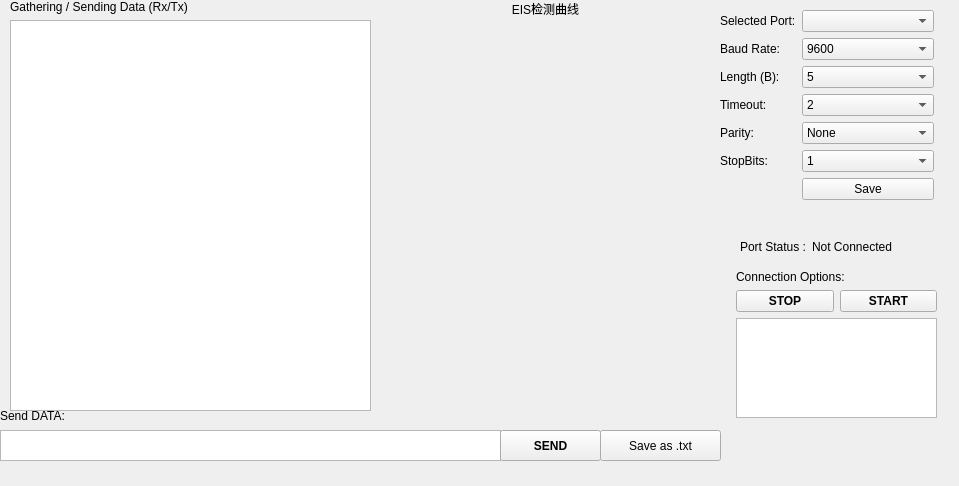
<?xml version="1.0" encoding="UTF-8"?>
<ui version="4.0">
 <class>main_window</class>
 <widget class="QMainWindow" name="main_window">
  <property name="geometry">
   <rect>
    <x>0</x>
    <y>0</y>
    <width>959</width>
    <height>486</height>
   </rect>
  </property>
  <property name="cursor">
   <cursorShape>ArrowCursor</cursorShape>
  </property>
  <property name="windowTitle">
   <string>基于EIS的锂离子电池多维感知与管理系统上位机</string>
  </property>
  <property name="windowIcon">
   <iconset>
    <normaloff>icon.ico</normaloff>icon.ico</iconset>
  </property>
  <property name="windowOpacity">
   <double>1.000000000000000</double>
  </property>
  <property name="statusTip">
   <string>Mehmet Cagri Aksoy</string>
  </property>
  <property name="whatsThis">
   <string>Serial Communication Program Mehmet Cagri Aksoy</string>
  </property>
  <widget class="QWidget" name="centralwidget">
   <widget class="QWidget" name="formLayoutWidget">
    <property name="geometry">
     <rect>
      <x>720</x>
      <y>10</y>
      <width>214</width>
      <height>211</height>
     </rect>
    </property>
    <layout class="QFormLayout" name="formLayout">
     <item row="0" column="0">
      <widget class="QLabel" name="label_2">
       <property name="text">
        <string>Selected Port:</string>
       </property>
      </widget>
     </item>
     <item row="1" column="0">
      <widget class="QLabel" name="label_6">
       <property name="text">
        <string>Baud Rate:</string>
       </property>
      </widget>
     </item>
     <item row="1" column="1">
      <widget class="QComboBox" name="comboBox_1">
       <item>
        <property name="text">
         <string>9600</string>
        </property>
       </item>
       <item>
        <property name="text">
         <string>1200</string>
        </property>
       </item>
       <item>
        <property name="text">
         <string>2400</string>
        </property>
       </item>
       <item>
        <property name="text">
         <string>4800</string>
        </property>
       </item>
       <item>
        <property name="text">
         <string>19200</string>
        </property>
       </item>
       <item>
        <property name="text">
         <string>38400</string>
        </property>
       </item>
       <item>
        <property name="text">
         <string>57600</string>
        </property>
       </item>
       <item>
        <property name="text">
         <string>115200</string>
        </property>
       </item>
      </widget>
     </item>
     <item row="2" column="0">
      <widget class="QLabel" name="label_7">
       <property name="text">
        <string>Length (B):</string>
       </property>
      </widget>
     </item>
     <item row="2" column="1">
      <widget class="QComboBox" name="comboBox_2">
       <item>
        <property name="text">
         <string>5</string>
        </property>
       </item>
       <item>
        <property name="text">
         <string>6</string>
        </property>
       </item>
       <item>
        <property name="text">
         <string>7</string>
        </property>
       </item>
       <item>
        <property name="text">
         <string>8</string>
        </property>
       </item>
      </widget>
     </item>
     <item row="3" column="1">
      <widget class="QComboBox" name="comboBox">
       <item>
        <property name="text">
         <string>2</string>
        </property>
       </item>
       <item>
        <property name="text">
         <string>3</string>
        </property>
       </item>
       <item>
        <property name="text">
         <string>4</string>
        </property>
       </item>
       <item>
        <property name="text">
         <string>5</string>
        </property>
       </item>
       <item>
        <property name="text">
         <string>10</string>
        </property>
       </item>
       <item>
        <property name="text">
         <string>30</string>
        </property>
       </item>
       <item>
        <property name="text">
         <string>50</string>
        </property>
       </item>
       <item>
        <property name="text">
         <string>100</string>
        </property>
       </item>
      </widget>
     </item>
     <item row="3" column="0">
      <widget class="QLabel" name="label_12">
       <property name="text">
        <string>Timeout:</string>
       </property>
      </widget>
     </item>
     <item row="0" column="1">
      <widget class="QComboBox" name="comboBox_3"/>
     </item>
     <item row="4" column="0">
      <widget class="QLabel" name="label_13">
       <property name="text">
        <string>Parity:</string>
       </property>
      </widget>
     </item>
     <item row="4" column="1">
      <widget class="QComboBox" name="comboBox_4">
       <item>
        <property name="text">
         <string>None</string>
        </property>
       </item>
       <item>
        <property name="text">
         <string>Even</string>
        </property>
       </item>
       <item>
        <property name="text">
         <string>Odd</string>
        </property>
       </item>
       <item>
        <property name="text">
         <string>Mark</string>
        </property>
       </item>
       <item>
        <property name="text">
         <string>Space</string>
        </property>
       </item>
      </widget>
     </item>
     <item row="5" column="0">
      <widget class="QLabel" name="label_14">
       <property name="text">
        <string>StopBits:</string>
       </property>
      </widget>
     </item>
     <item row="6" column="1">
      <widget class="QPushButton" name="save_button">
       <property name="text">
        <string>Save</string>
       </property>
      </widget>
     </item>
     <item row="5" column="1">
      <widget class="QComboBox" name="comboBox_5">
       <item>
        <property name="text">
         <string>1</string>
        </property>
       </item>
       <item>
        <property name="text">
         <string>1.5</string>
        </property>
       </item>
       <item>
        <property name="text">
         <string>2</string>
        </property>
       </item>
      </widget>
     </item>
    </layout>
   </widget>
   <widget class="QWidget" name="gridLayoutWidget">
    <property name="geometry">
     <rect>
      <x>10</x>
      <y>0</y>
      <width>361</width>
      <height>411</height>
     </rect>
    </property>
    <layout class="QGridLayout" name="GridLayout">
     <property name="horizontalSpacing">
      <number>7</number>
     </property>
     <item row="1" column="0">
      <widget class="QLabel" name="label_3">
       <property name="enabled">
        <bool>true</bool>
       </property>
       <property name="text">
        <string>Gathering / Sending Data (Rx/Tx)</string>
       </property>
      </widget>
     </item>
     <item row="2" column="0">
      <widget class="QTextEdit" name="textEdit_3">
       <property name="autoFillBackground">
        <bool>false</bool>
       </property>
      </widget>
     </item>
    </layout>
   </widget>
   <widget class="QWidget" name="formLayoutWidget_2">
    <property name="geometry">
     <rect>
      <x>740</x>
      <y>240</y>
      <width>191</width>
      <height>21</height>
     </rect>
    </property>
    <layout class="QFormLayout" name="formLayout_2">
     <item row="0" column="0">
      <widget class="QLabel" name="label_4">
       <property name="font">
        <font>
         <family>Arial</family>
         <pointsize>9</pointsize>
         <weight>50</weight>
         <bold>false</bold>
        </font>
       </property>
       <property name="text">
        <string>Port Status :</string>
       </property>
      </widget>
     </item>
     <item row="0" column="1">
      <widget class="QLabel" name="label_5">
       <property name="font">
        <font>
         <family>Arial</family>
         <pointsize>9</pointsize>
         <weight>50</weight>
         <bold>false</bold>
        </font>
       </property>
       <property name="styleSheet">
        <string notr="true"/>
       </property>
       <property name="text">
        <string>Not Connected</string>
       </property>
      </widget>
     </item>
    </layout>
   </widget>
   <widget class="QWidget" name="verticalLayoutWidget">
    <property name="geometry">
     <rect>
      <x>736</x>
      <y>270</y>
      <width>201</width>
      <height>148</height>
     </rect>
    </property>
    <layout class="QVBoxLayout" name="verticalLayout">
     <item>
      <widget class="QLabel" name="label_10">
       <property name="text">
        <string>Connection Options:</string>
       </property>
      </widget>
     </item>
     <item>
      <layout class="QHBoxLayout" name="horizontalLayout_2">
       <item>
        <widget class="QPushButton" name="end_button">
         <property name="font">
          <font>
           <pointsize>9</pointsize>
           <weight>75</weight>
           <bold>true</bold>
          </font>
         </property>
         <property name="locale">
          <locale language="English" country="UnitedStates"/>
         </property>
         <property name="text">
          <string>STOP</string>
         </property>
        </widget>
       </item>
       <item>
        <widget class="QPushButton" name="start_button">
         <property name="font">
          <font>
           <pointsize>9</pointsize>
           <weight>75</weight>
           <bold>true</bold>
          </font>
         </property>
         <property name="text">
          <string>START</string>
         </property>
        </widget>
       </item>
      </layout>
     </item>
     <item>
      <widget class="QTextEdit" name="textEdit"/>
     </item>
    </layout>
   </widget>
   <widget class="QPushButton" name="save_txt_button">
    <property name="geometry">
     <rect>
      <x>600</x>
      <y>430</y>
      <width>121</width>
      <height>31</height>
     </rect>
    </property>
    <property name="text">
     <string>Save as .txt</string>
    </property>
   </widget>
   <widget class="QLabel" name="label_9">
    <property name="geometry">
     <rect>
      <x>0</x>
      <y>400</y>
      <width>451</width>
      <height>31</height>
     </rect>
    </property>
    <property name="text">
     <string>Send DATA:</string>
    </property>
   </widget>
   <widget class="QTextEdit" name="textEdit_2">
    <property name="geometry">
     <rect>
      <x>0</x>
      <y>430</y>
      <width>501</width>
      <height>31</height>
     </rect>
    </property>
   </widget>
   <widget class="QPushButton" name="send_data_button">
    <property name="geometry">
     <rect>
      <x>500</x>
      <y>430</y>
      <width>101</width>
      <height>31</height>
     </rect>
    </property>
    <property name="font">
     <font>
      <weight>75</weight>
      <bold>true</bold>
     </font>
    </property>
    <property name="text">
     <string>SEND</string>
    </property>
   </widget>
   <widget class="QWidget" name="verticalLayoutWidget_2">
    <property name="geometry">
     <rect>
      <x>380</x>
      <y>0</y>
      <width>331</width>
      <height>411</height>
     </rect>
    </property>
    <layout class="QVBoxLayout" name="verticalLayout_2">
     <item>
      <widget class="QLabel" name="label_8">
       <property name="sizePolicy">
        <sizepolicy hsizetype="Preferred" vsizetype="Fixed">
         <horstretch>0</horstretch>
         <verstretch>0</verstretch>
        </sizepolicy>
       </property>
       <property name="text">
        <string>EIS检测曲线</string>
       </property>
       <property name="alignment">
        <set>Qt::AlignCenter</set>
       </property>
      </widget>
     </item>
     <item>
      <widget class="QLabel" name="imagelabel">
       <property name="layoutDirection">
        <enum>Qt::LeftToRight</enum>
       </property>
       <property name="text">
        <string/>
       </property>
       <property name="alignment">
        <set>Qt::AlignCenter</set>
       </property>
      </widget>
     </item>
    </layout>
   </widget>
  </widget>
  <action name="actionAna_Ekran">
   <property name="text">
    <string>Ana Ekran</string>
   </property>
  </action>
  <action name="actionHelp">
   <property name="text">
    <string>Help</string>
   </property>
  </action>
 </widget>
 <resources/>
 <connections/>
</ui>
